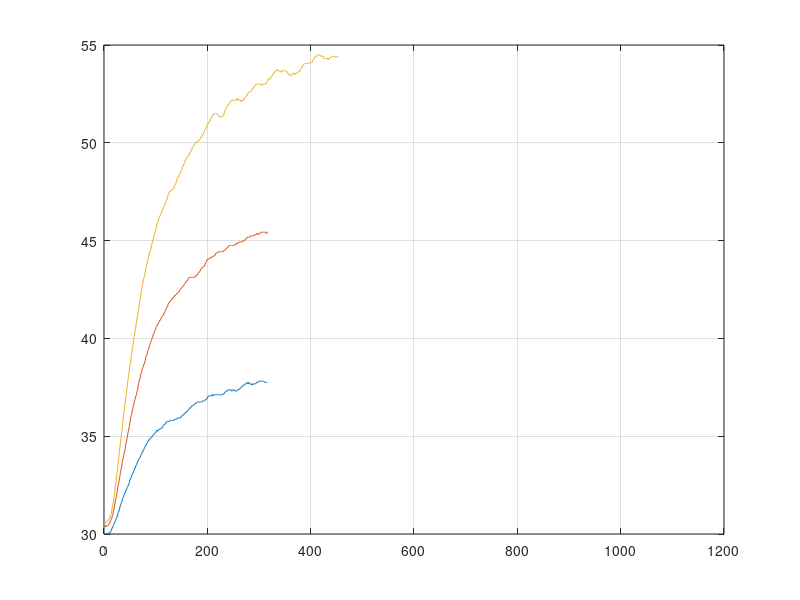
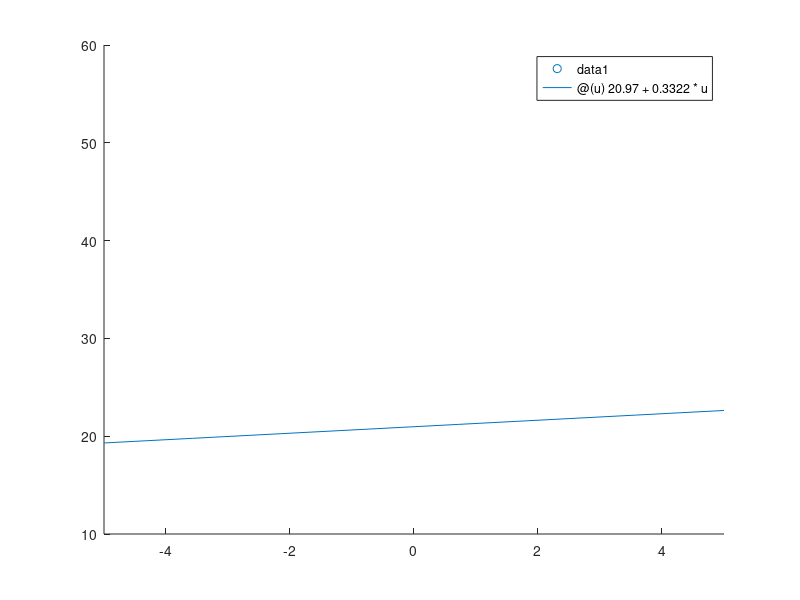

Write the MATLAB code that produced these figures, in order.
load("u25.mat");
load("u50.mat");
load("u75.mat");
load("u100.mat");

figure(1)
plot([u50,u75,u100]);

grid on
x = [25,50,75, 100]';
y = [u25,u50(i50), u75(i75), u100(i100)]';
X = [x.^0, x];
b = (X'*X)\X'*y;
ym = X*b;

figure(2)
hold on
scatter([25,50,75, 100], [29.31,u50(i50), u75(i75), u100(i100)])
fplot(@(u)20.97 + 0.3322*u);
hold off
